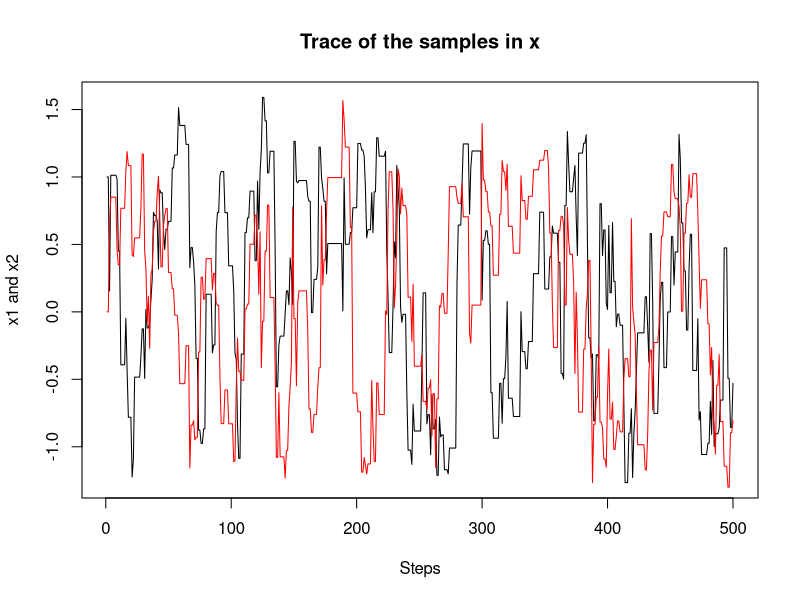
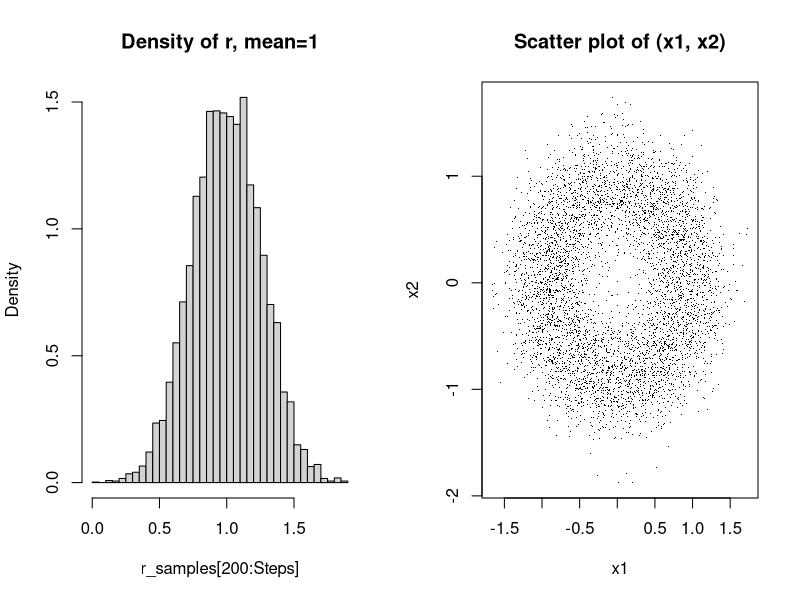

R code for these plots, in order:
# Initial values
set.seed(123)
Steps = 10000
plot_max = 500
x1 = rep(NA, Steps)
x2 = rep(NA, Steps)

# Target distribution in r (up to a constant factor)
p_r = function(r) {
  return (dnorm(r, mean = 1, sd = 0.25))
}

# Proposal distribution standard deviations
proposal_sd_x1 = 0.5
proposal_sd_x2 = 0.5

# Initial values for x1 and x2
x1[1] = 1
x2[1] = 0

for (t in 2:Steps) {
  # Propose new values in x1 and x2
  x1_star = x1[t-1] + rnorm(1, mean = 0, sd = proposal_sd_x1)
  x2_star = x2[t-1] + rnorm(1, mean = 0, sd = proposal_sd_x2)
  
  # Calculate r and r_star
  r = sqrt(x1[t-1]^2 + x2[t-1]^2)
  r_star = sqrt(x1_star^2 + x2_star^2)
  
  # Compute the Jacobian determinant
  J = 1/r
  J_star = 1/r_star
  
  # Compute the acceptance probability
  if (r_star > 0) {  # Ensure r_star is within valid range
    A = min(1, (p_r(r_star) * J_star) / (p_r(r) * J))
  } else {
    A = 0
  }
  
  # Accept or reject the new values
  if (runif(1) < A) {
    x1[t] = x1_star
    x2[t] = x2_star
  } else {
    x1[t] = x1[t-1]
    x2[t] = x2[t-1]
  }
}

# Plot the trace of the samples in x1
plot(1:plot_max, x1[1:plot_max], type = "l", xlab = "Steps", ylab = "x1 and x2", main="Trace of the samples in x")
lines(1:plot_max, x2[1:plot_max], type = "l", xlab = "Steps",  col='red')

par(mfrow=c(1,2))
# Plot the histogram of r
r_samples = sqrt(x1^2 + x2^2)
hist(r_samples[200:Steps], main = paste0("Density of r, mean=",round(mean(r_samples),2)), freq=FALSE, breaks = 30)
# Scatter plot of (x1, x2)
plot(x1, x2, main = "Scatter plot of (x1, x2)", xlab = "x1", ylab = "x2", pch='.')
par(mfrow=c(1,1))


